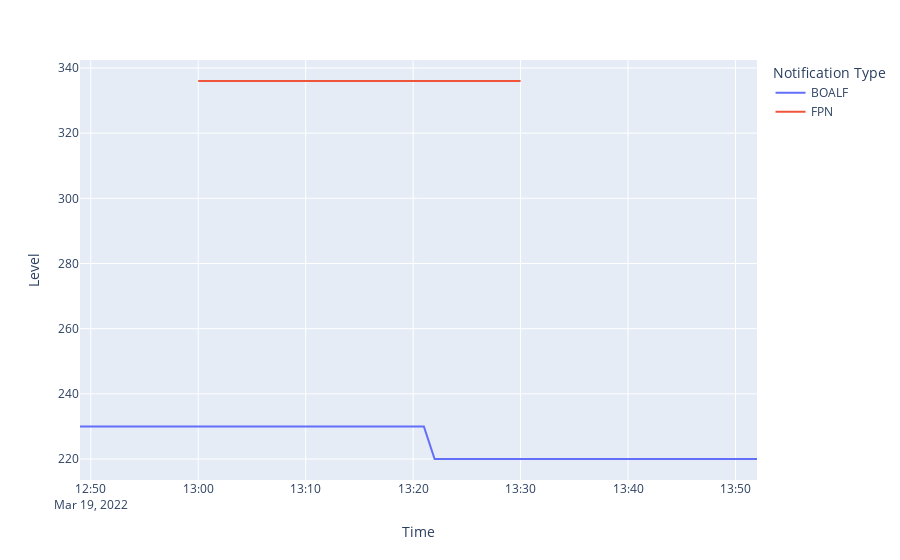

The cell this chart's notebook holds for it:
### Code cell
px.line(combined, x=combined.index, y='Level', color='Notification Type')
